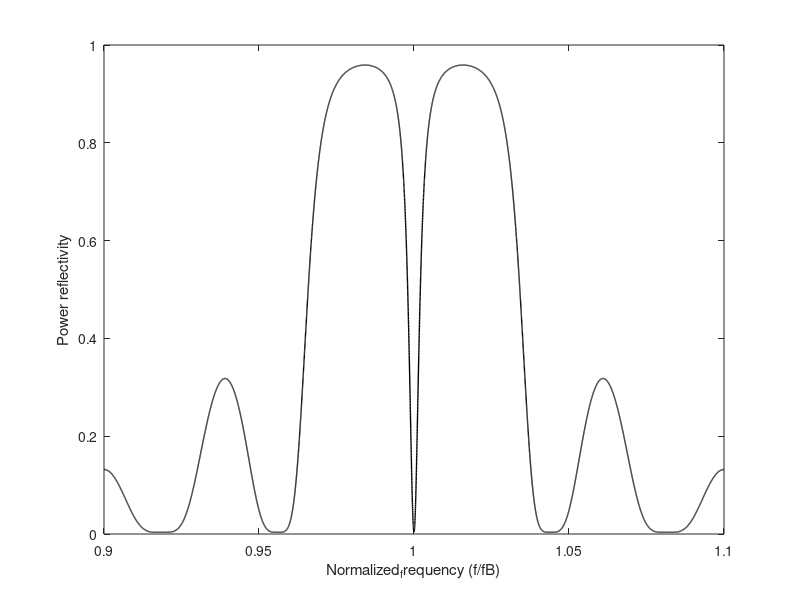

Source code (MATLAB):
clear all;
fs = 0.90; fe = 1.1; 
Np = 10000;
Normalized_frequency = fs:(fe-fs)/Np:fe;
%Sets the refractive indices
n1 = 3.717; n2 = 3.5;     %kL = 3
% n1 = 3.7; n2 = 3.5907;    %kL = 1.5
%Calculate the interface constants S
S12=(1/(2*n1))*[n1+n2 n1-n2;n1-n2 n1+n2];
S21=(1/(2*n2))*[n2+n1 n2-n1;n2-n1 n2+n1];
%Set the gain coefficient g (g_frequency = 1/2 g_power)
gL = 0.6;
g = gL / 200;


for i = 1:length(Normalized_frequency)                                              
fn=Normalized_frequency(i);    
%Calculate the optical thickness
theta1 = (pi/2)*fn+1i*g;       %For slot           
theta2_1=(pi/2)*fn+1i*g;       %For lamda         
theta2_2=(pi)*fn+1i*2*g;       %For a quarter-wave phase-shift
%Calculate the medium constant P
Pn1 = [exp(1i*theta1) 0;0 exp(-1i*theta1)];
Pn2_1=[exp(1i*theta2_1) 0;0 exp(-1i*theta2_1)];
Pn2_2=[exp(1i*theta2_2) 0;0 exp(-1i*theta2_2)];
%Construct the M matrix of the whole strcture
M_left = ((Pn1*S12*Pn2_1*S21)^24);
M_mid = Pn1*S12*Pn2_2*S21;
M_right = ((Pn1*S12*Pn2_1*S21)^25);
M = M_left * M_mid * M_right;
%Calculate the reflection coefficient
Ramp = M(2,1) / M(1,1);
%Calculate the power reflection coefficient
Rpow = (abs(Ramp)).^2;
Reflectance(i)=Rpow;
end

%Set the gain coefficient g (g_frequency = 1/2 g_power)
gL = 0;
g = gL / 200;

for i = 1:length(Normalized_frequency)                                              
fn=Normalized_frequency(i);    
%Calculate the optical thickness
theta1 = (pi/2)*fn+1i*g;       %For slot           
theta2_1=(pi/2)*fn+1i*g;       %For lamda         
theta2_2=(pi)*fn+1i*g;         %For a quarter-wave phase-shift
%Calculate the medium constant P
Pn1 = [exp(1i*theta1) 0;0 exp(-1i*theta1)];
Pn2_1=[exp(1i*theta2_1) 0;0 exp(-1i*theta2_1)];
Pn2_2=[exp(1i*theta2_2) 0;0 exp(-1i*theta2_2)];
%Construct the M matrix of the whole strcture
M_left = (Pn1*S12*Pn2_1*S21)^24;
M_mid = Pn1*S12*Pn2_2*S21;
M_right = (Pn1*S12*Pn2_1*S21)^25;
M = M_left * M_mid * M_right;
%Calculate the reflection coefficient
Ramp = M(2,1) / M(1,1);
%Calculate the power reflection coefficient
Rpow = (abs(Ramp)).^2;
Reflectance_1(i)=Rpow;
end

figure;
% plot(Normalized_frequency,Reflectance,'r','LineWidth',1);
% hold on;
plot(Normalized_frequency,Reflectance_1,'k','LineWidth',1);
xlim([fs fe]);
% set(gca, 'YScale', 'log');
% ylim([10^(-4) 10^3]);
xlabel('Normalized_frequency (f/fB)');                                                   
ylabel('Power reflectivity');







